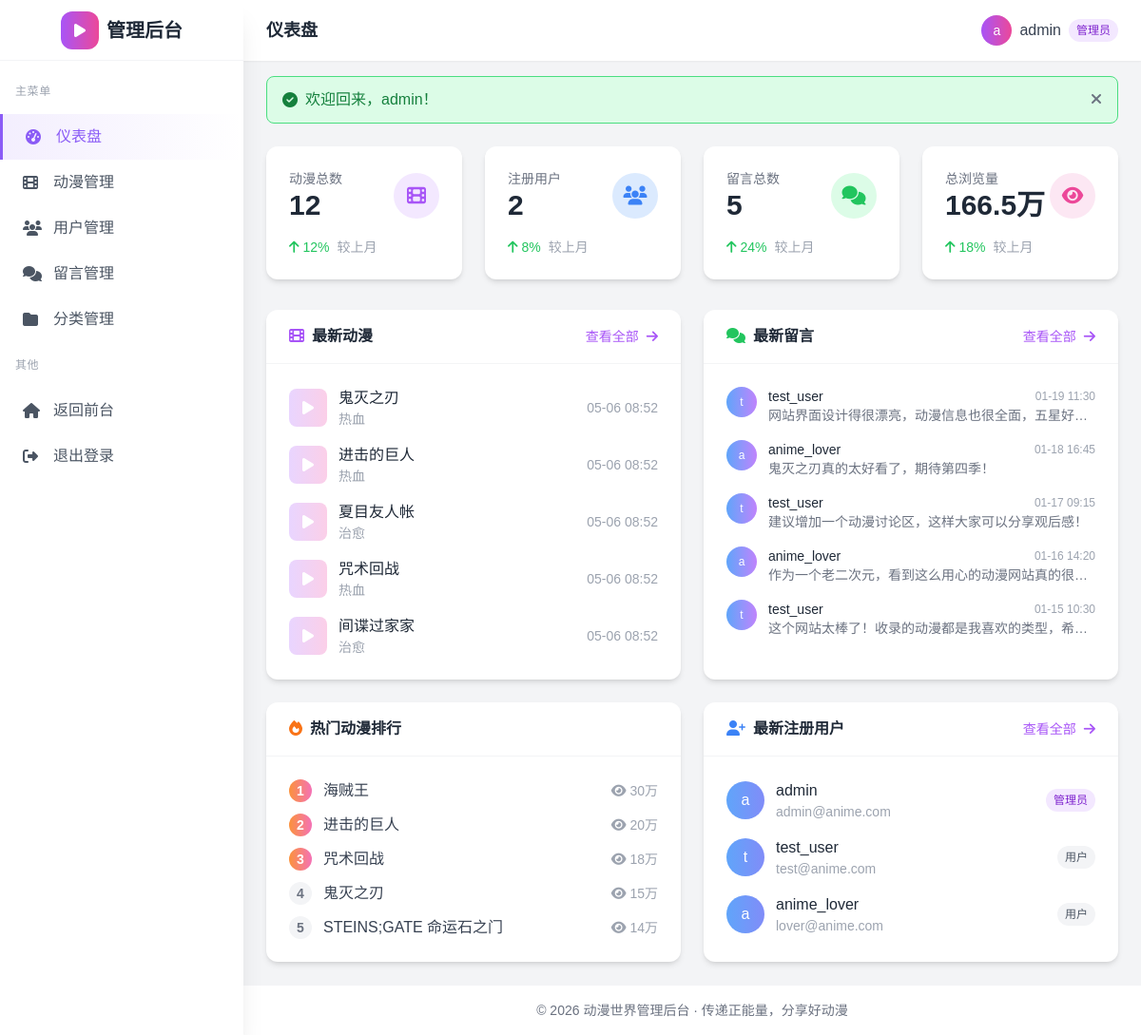
Screenshot of /backend/src/admin/index.php (signed in) with the database file from the repository.
### tables this page shows
CREATE TABLE IF NOT EXISTS users (
    id INT AUTO_INCREMENT PRIMARY KEY,
    username VARCHAR(50) NOT NULL UNIQUE,
    password VARCHAR(255) NOT NULL,
    email VARCHAR(100) NOT NULL UNIQUE,
    avatar VARCHAR(255) DEFAULT 'default.png',
    role ENUM('user', 'admin') DEFAULT 'user',
    status TINYINT DEFAULT 1,
    created_at TIMESTAMP DEFAULT CURRENT_TIMESTAMP,
    updated_at TIMESTAMP DEFAULT CURRENT_TIMESTAMP ON UPDATE CURRENT_TIMESTAMP
);

CREATE TABLE IF NOT EXISTS animes (
    id INT AUTO_INCREMENT PRIMARY KEY,
    title VARCHAR(200) NOT NULL,
    original_title VARCHAR(200),
    cover_image VARCHAR(255),
    description TEXT,
    category_id INT,
    episodes INT DEFAULT 0,
    status ENUM('ongoing', 'completed', 'upcoming') DEFAULT 'ongoing',
    rating DECIMAL(3,1) DEFAULT 0.0,
    release_year INT,
    studio VARCHAR(100),
    views INT DEFAULT 0,
    is_featured TINYINT DEFAULT 0,
    created_at TIMESTAMP DEFAULT CURRENT_TIMESTAMP,
    updated_at TIMESTAMP DEFAULT CURRENT_TIMESTAMP ON UPDATE CURRENT_TIMESTAMP,
    FOREIGN KEY (category_id) REFERENCES categories(id) ON DELETE SET NULL
);

CREATE TABLE IF NOT EXISTS categories (
    id INT AUTO_INCREMENT PRIMARY KEY,
    name VARCHAR(50) NOT NULL,
    description TEXT,
    icon VARCHAR(50),
    created_at TIMESTAMP DEFAULT CURRENT_TIMESTAMP
);

CREATE TABLE IF NOT EXISTS messages (
    id INT AUTO_INCREMENT PRIMARY KEY,
    user_id INT,
    content TEXT NOT NULL,
    reply TEXT,
    replied_by INT,
    status ENUM('pending', 'approved', 'hidden') DEFAULT 'approved',
    created_at TIMESTAMP DEFAULT CURRENT_TIMESTAMP,
    replied_at TIMESTAMP NULL,
    FOREIGN KEY (user_id) REFERENCES users(id) ON DELETE CASCADE,
    FOREIGN KEY (replied_by) REFERENCES users(id) ON DELETE SET NULL
);

### backend/src/admin/index.php (the view, shortened to what the rows shown need)
<?php
require_once __DIR__ . '/../includes/functions.php';
require_once __DIR__ . '/../includes/auth.php';
$db = new Database();
$conn = $db->getConnection();
$latestAnimes = [];
try {
    $stmt = $conn->prepare("SELECT a.*, c.name as category_name FROM animes a LEFT JOIN categories c ON a.category_id = c.id ORDER BY a.created_at DESC LIMIT 5");
    $stmt->execute();
    $latestAnimes = $stmt->fetchAll();
} catch (PDOException $e) {
    error_log("[Dashboard Error] Latest animes: " . $e->getMessage());
}
$latestMessages = [];
try {
    $stmt = $conn->prepare("SELECT m.*, u.username FROM messages m LEFT JOIN users u ON m.user_id = u.id ORDER BY m.created_at DESC LIMIT 5");
    $stmt->execute();
    $latestMessages = $stmt->fetchAll();
} catch (PDOException $e) {
    error_log("[Dashboard Error] Latest messages: " . $e->getMessage());
}
$latestUsers = [];
try {
    $stmt = $conn->prepare("SELECT * FROM users ORDER BY created_at DESC LIMIT 5");
    $stmt->execute();
    $latestUsers = $stmt->fetchAll();
} catch (PDOException $e) {
    error_log("[Dashboard Error] Latest users: " . $e->getMessage());
}
$popularAnimes = [];
try {
    $stmt = $conn->prepare("SELECT title, views FROM animes ORDER BY views DESC LIMIT 5");
    $stmt->execute();
    $popularAnimes = $stmt->fetchAll();
} catch (PDOException $e) {
    error_log("[Dashboard Error] Popular animes: " . $e->getMessage());
}
$pageTitle = '仪表盘';
require_once 'header.php';
?>
<div class="grid grid-cols-1 lg:grid-cols-2 gap-6">
    <div class="bg-white rounded-xl shadow-md">
        <div class="px-6 py-4 border-b border-gray-100 flex justify-between items-center">
            <h2 class="font-semibold text-gray-800">
                <i class="fas fa-film mr-2 text-purple-500"></i>最新动漫
            </h2>
        </div>
        <div class="p-6">
            <?php if (empty($latestAnimes)): ?>
            <p class="text-gray-500 text-center py-4">暂无数据</p>
            <?php else: ?>
            <div class="space-y-4">
                <?php foreach ($latestAnimes as $anime): ?>
                <div class="flex items-center justify-between">
                    <div class="flex items-center space-x-3">
                        <div class="w-10 h-10 bg-gradient-to-r from-purple-200 to-pink-200 rounded-lg flex items-center justify-center">
                            <i class="fas fa-play text-white"></i>
                        </div>
                        <div>
                            <p class="font-medium text-gray-800"><?php echo h($anime['title']); ?></p>
                            <p class="text-sm text-gray-400"><?php echo h($anime['category_name']); ?></p>
                        </div>
                    </div>
                    <span class="text-sm text-gray-400"><?php echo formatDate($anime['created_at'], 'm-d H:i'); ?></span>
                </div>
                <?php endforeach; ?>
            </div>
            <?php endif; ?>
        </div>
    </div>
    <div class="bg-white rounded-xl shadow-md">
        <div class="px-6 py-4 border-b border-gray-100 flex justify-between items-center">
            <h2 class="font-semibold text-gray-800">
                <i class="fas fa-comments mr-2 text-green-500"></i>最新留言
            </h2>
        </div>
        <div class="p-6">
            <?php if (empty($latestMessages)): ?>
            <p class="text-gray-500 text-center py-4">暂无数据</p>
            <?php else: ?>
            <div class="space-y-4">
                <?php foreach ($latestMessages as $message): ?>
                <div class="flex items-start space-x-3">
                    <div class="w-8 h-8 bg-gradient-to-r from-blue-400 to-purple-400 rounded-full flex items-center justify-center flex-shrink-0">
                        <span class="text-white text-xs"><?php echo mb_substr($message['username'], 0, 1); ?></span>
                    </div>
                    <div class="flex-1 min-w-0">
                        <div class="flex items-center justify-between">
                            <p class="font-medium text-gray-800 text-sm"><?php echo h($message['username']); ?></p>
                            <span class="text-xs text-gray-400"><?php echo formatDate($message['created_at'], 'm-d H:i'); ?></span>
                        </div>
                        <p class="text-sm text-gray-500 truncate"><?php echo h(truncate($message['content'], 50)); ?></p>
                    </div>
                </div>
                <?php endforeach; ?>
            </div>
            <?php endif; ?>
        </div>
    </div>
    <div class="bg-white rounded-xl shadow-md">
        <div class="px-6 py-4 border-b border-gray-100">
            <h2 class="font-semibold text-gray-800">
                <i class="fas fa-fire mr-2 text-orange-500"></i>热门动漫排行
            </h2>
        </div>
        <div class="p-6">
            <?php if (empty($popularAnimes)): ?>
            <p class="text-gray-500 text-center py-4">暂无数据</p>
            <?php else: ?>
            <div class="space-y-3">
                <?php foreach ($popularAnimes as $index => $anime): ?>
                <div class="flex items-center">
                    <span class="w-6 h-6 rounded-full flex items-center justify-center text-sm font-bold mr-3 <?php echo $index < 3 ? 'bg-gradient-to-r from-orange-400 to-pink-400 text-white' : 'bg-gray-100 text-gray-500'; ?>">
                        <?php echo $index + 1; ?>
                    </span>
                    <div class="flex-1 flex items-center justify-between">
                        <span class="text-gray-700"><?php echo h($anime['title']); ?></span>
                        <span class="text-sm text-gray-400">
                            <i class="fas fa-eye mr-1"></i><?php echo formatViews($anime['views']); ?>
                        </span>
                    </div>
                </div>
                <?php endforeach; ?>
            </div>
            <?php endif; ?>
        </div>
    </div>
    <div class="bg-white rounded-xl shadow-md">
        <div class="px-6 py-4 border-b border-gray-100 flex justify-between items-center">
            <h2 class="font-semibold text-gray-800">
                <i class="fas fa-user-plus mr-2 text-blue-500"></i>最新注册用户
            </h2>
        </div>
        <div class="p-6">
            <?php if (empty($latestUsers)): ?>
            <p class="text-gray-500 text-center py-4">暂无数据</p>
            <?php else: ?>
            <div class="space-y-4">
                <?php foreach ($latestUsers as $user): ?>
                <div class="flex items-center justify-between">
                    <div class="flex items-center space-x-3">
                        <div class="w-10 h-10 bg-gradient-to-r from-blue-400 to-indigo-400 rounded-full flex items-center justify-center">
                            <span class="text-white font-medium"><?php echo mb_substr($user['username'], 0, 1); ?></span>
                        </div>
                        <div>
                            <p class="font-medium text-gray-800"><?php echo h($user['username']); ?></p>
                            <p class="text-sm text-gray-400"><?php echo h($user['email']); ?></p>
                        </div>
                    </div>
                    <span class="px-2 py-1 rounded-full text-xs <?php echo $user['role'] === 'admin' ? 'bg-purple-100 text-purple-700' : 'bg-gray-100 text-gray-600'; ?>">
                        <?php echo $user['role'] === 'admin' ? '管理员' : '用户'; ?>
                    </span>
                </div>
                <?php endforeach; ?>
            </div>
            <?php endif; ?>
        </div>
    </div>
</div>
<?php require_once 'footer.php'; ?>

### backend/src/admin/header.php (shortened to what the rows shown need)
<?php
require_once __DIR__ . '/../includes/functions.php';
require_once __DIR__ . '/../includes/auth.php';
$currentUser = Auth::getCurrentUser();
?>
<!DOCTYPE html>
<html lang="zh-CN">
<head>
    <script src="https://cdn.tailwindcss.com"></script>
    <link rel="stylesheet" href="https://cdnjs.cloudflare.com/ajax/libs/font-awesome/6.4.0/css/all.min.css">
</head>
<body class="bg-gray-100 min-h-screen flex">
    <div class="flex-1 ml-64">
        <header class="h-16 bg-white shadow-sm flex items-center justify-between px-6 sticky top-0 z-10">
            <h1 class="text-lg font-semibold text-gray-800">
                <?php echo h($pageTitle ?? '后台管理'); ?>
            </h1>
            <div class="flex items-center space-x-4">
                <div class="flex items-center space-x-2">
                    <div class="w-8 h-8 bg-gradient-to-r from-purple-500 to-pink-500 rounded-full flex items-center justify-center">
                        <span class="text-white text-sm font-medium"><?php echo mb_substr($currentUser['username'], 0, 1); ?></span>
                    </div>
                    <span class="text-gray-700"><?php echo h($currentUser['username']); ?></span>
                    <span class="bg-purple-100 text-purple-700 text-xs px-2 py-1 rounded-full">管理员</span>
                </div>
            </div>
        </header>
        <main class="p-6">

### rows the page displays
users: username "a", username "admin", email "admin@anime.com", role "管理员"
animes: title "鬼灭之刃", category.name "热血", created_at "05-06 08:52", views "15万"
animes: title "进击的巨人", category.name "热血", created_at "05-06 08:52", views "20万"
animes: title "夏目友人帐", category.name "治愈", created_at "05-06 08:52"
animes: title "咒术回战", category.name "热血", created_at "05-06 08:52", views "18万"
animes: title "间谍过家家", category.name "治愈", created_at "05-06 08:52"
messages: user.username "t", user.username "test_user", created_at "01-19 11:30", content "网站界面设计得很漂亮，动漫信息也很全面，五星好…"
messages: user.username "a", user.username "anime_lover", created_at "01-18 16:45", content "鬼灭之刃真的太好看了，期待第四季！"
messages: user.username "t", user.username "test_user", created_at "01-17 09:15", content "建议增加一个动漫讨论区，这样大家可以分享观后感！"
messages: user.username "a", user.username "anime_lover", created_at "01-16 14:20", content "作为一个老二次元，看到这么用心的动漫网站真的很…"
messages: user.username "t", user.username "test_user", created_at "01-15 10:30", content "这个网站太棒了！收录的动漫都是我喜欢的类型，希…"
animes: title "海贼王", views "30万"
animes: title "STEINS;GATE 命运石之门", views "14万"
users: username "t", username "test_user", email "test@anime.com", role "用户"
users: username "a", username "anime_lover", email "lover@anime.com", role "用户"

### other values shown
$pageTitle "仪表盘"
$flash['message'] "欢迎回来，admin！"
$stats['animes'] "12"
$stats['users'] "2"
$stats['messages'] "5"
formatViews($stats['views']) "166.5万"
